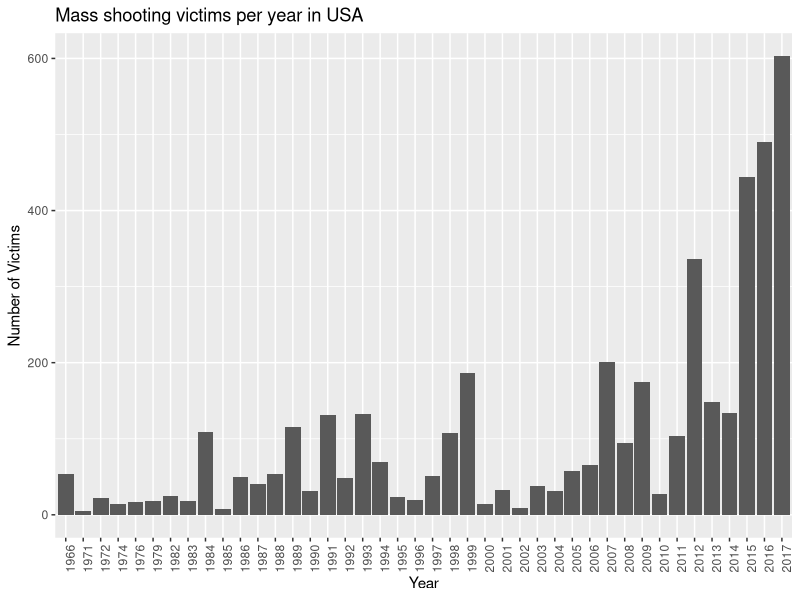
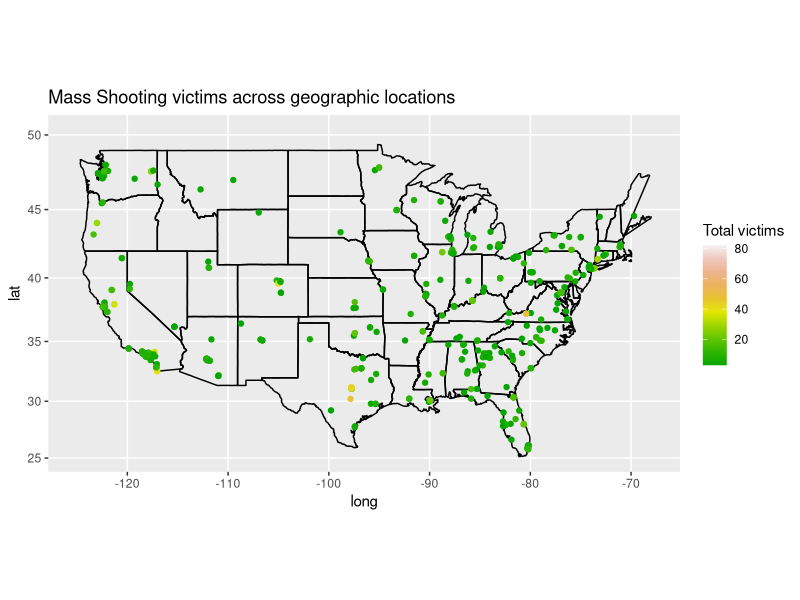
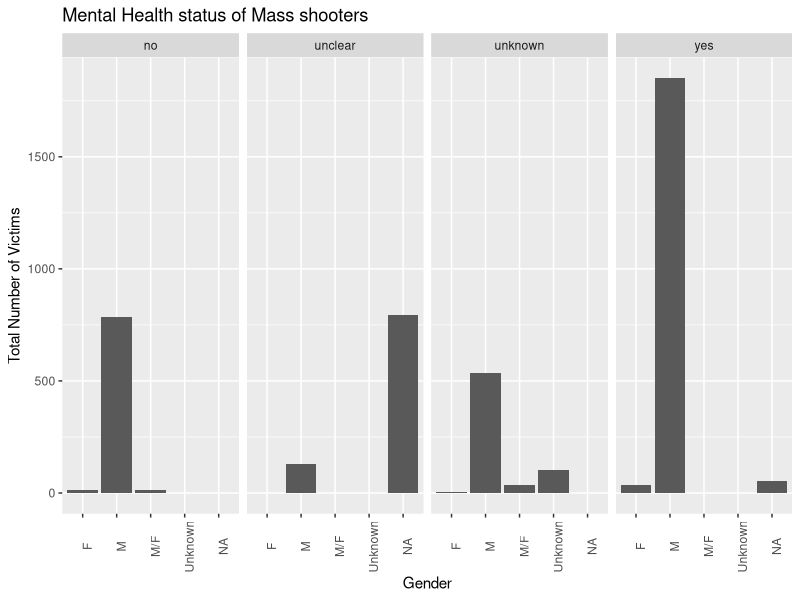

Write the R code that produced these figures, in order.
## ---- chunk 1
knitr::opts_chunk$set(echo = TRUE)
## ---- chunk 2

require(tidyr)
require(tidyverse)
require(plotly)

## ---- chunk 3

# Loading US Mass Shooting Data to a dataframe
data_ms <- read_csv('Data.csv')

## ---- chunk 4

# Displaying first 10 records from the dataset
head(data_ms,10)

## ---- chunk 5

# Year wise mass shooting in USA
df_msy <- data_ms %>%
            select(Date, `Total victims`) %>% 
            group_by(format(as.Date(Date, format="%m/%d/%Y"),"%Y")) %>%
            summarise(sum(`Total victims`)) 

colnames(df_msy) <- c('Year','Total_Victims')

# Plotting mass shooting victims per year in USA
yw <- ggplot(data=df_msy, mapping = aes(x = Year, y = Total_Victims)) +
        geom_bar(stat = "identity") + 
        xlab("Year") + ylab("Number of Victims") + 
        labs(title = "Mass shooting victims per year in USA") +
        theme(axis.text.x = element_text(angle = 90)) 

yw

## ---- chunk 6

# Mass Shooting victims as per the geographic location
statesUSA <- map_data("state")

ms <- ggplot(data = statesUSA) + 
        geom_polygon(aes(x = long, y = lat, group = group), fill = NA, color = "black") +
        coord_map() + 
        geom_point(data = na.omit(data_ms), 
                   aes(x =Longitude, y = Latitude, color = `Total victims`)) +
        scale_x_continuous(limits = c(-125,-68)) +
        scale_y_continuous(limits = c(25,50)) +
        scale_colour_gradientn(colours = terrain.colors(10)) + 
        labs(title = "Mass Shooting victims across geographic locations")

ms

## ---- chunk 7


# Representing the column in a uniform notation
data_ms$Gender <- ifelse(data_ms$Gender == 'Female','F',
                    ifelse(data_ms$Gender == 'Male','M',ifelse(data_ms$Gender == 
                    'Male/Female','M/F',ifelse(data_ms$Gender == 'Unknown','Unknown',NA))))

data_hs <- data_ms %>%
              group_by(tolower(`Mental Health Issues`), Gender) %>%
              summarise(sum(`Total victims`))

colnames(data_hs) <- c('Mental_Health_Issues','Gender','Total_Victims')

# Plotting Mental Health status of Mass shooters
mhs <- ggplot(data = data_hs, mapping = aes(x = Gender, y = Total_Victims)) + 
        theme(axis.text.x = element_text(angle = 90)) +
        geom_histogram(stat = "identity") + ylab("Total Number of Victims") +
        facet_grid(~Mental_Health_Issues) + 
        labs(title = "Mental Health status of Mass shooters")


mhs
